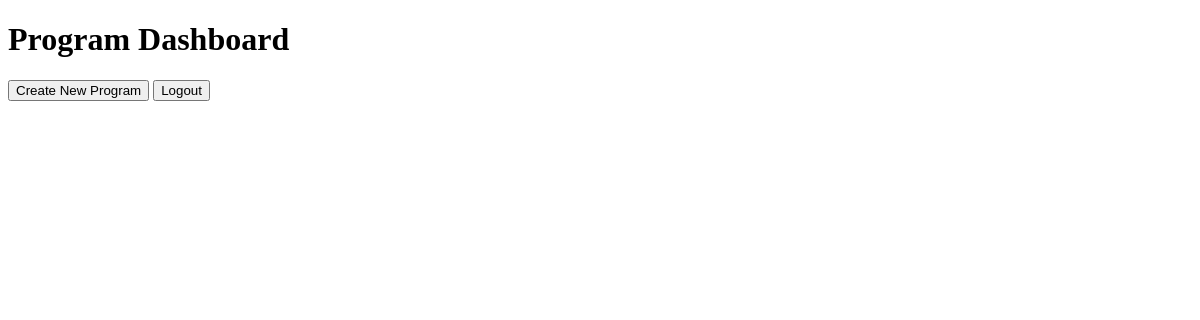
The app's page /program_dashboard, older data.
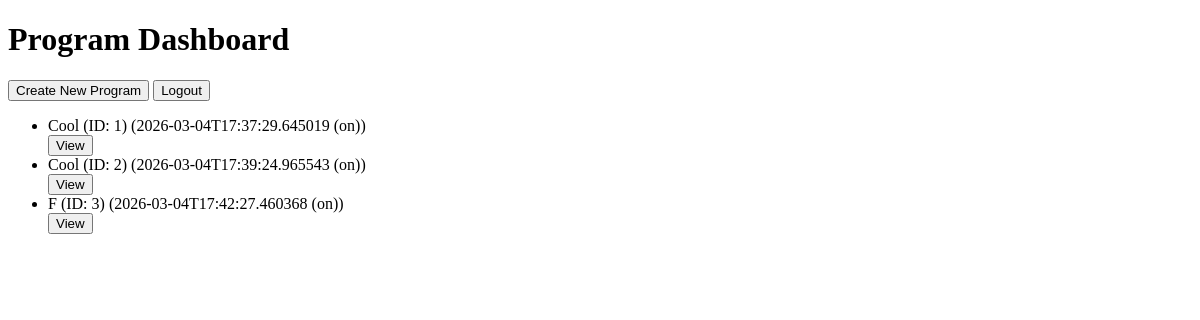
The same page, newer data.
### tables this page shows
CREATE TABLE workout_programs (
                id INTEGER PRIMARY KEY AUTOINCREMENT,
                user_id INTEGER NOT NULL,
                name TEXT NOT NULL,
                description TEXT,
                created_at TEXT,
                currently_active BOOLEAN DEFAULT 1,
                FOREIGN KEY (user_id) REFERENCES users(id)
            );

### workout.py (the view)
@app.route("/program_dashboard", methods=["GET"])
def program_dashboard():
    db = Database()
    workout_programs = db.retrieve_all_workout_programs()
    return render_template("program_dashboard.html", workout_programs=workout_programs, user_id=session.get("user_id"))

### database.py (called while the page is built)
    def retrieve_all_workout_programs(self) -> list[Workout_Program]:
        self._cur.execute("SELECT id, user_id, name, description, created_at, currently_active FROM workout_programs")
        results = self._cur.fetchall()
        workout_program_list = []
        for result in results:
            new_workout_program = Workout_Program(result[0], result[1], result[2], result[3], result[4], result[5])
            workout_program_list.append(new_workout_program)
        return workout_program_list

### templates/program_dashboard.html (shortened to what this page needs)
<!DOCTYPE html>
<html lang="en">
<head>
</head>
<body>
    <h1>Program Dashboard</h1>
    <div>
        <button onclick="location.href='/program'">Create New Program</button>
        <button onclick="location.href='/api/logout'">Logout</button>
    </div>
    <ul>
        {% for program in workout_programs %}
            <li>{{ program.name }} (ID: {{ program.id }}) ({{ program.created_at }} ({{ program.currently_active }}))</li>
            {% if program.user_id == user_id %}
                <span>(Owned by you)</span>
                <button onclick="location.href='/program/{{ program.id }}'">Edit</button>
            {% else %}
                <button onclick="location.href='/program/{{ program.id }}'">View</button>
            {% endif %}
        {% endfor %}
    </ul>
</body>
</html>

Row changes from the older to the newer data that the page shows:
added workout_programs: name "Cool", id "1", created_at "2026-03-04T17:37:29.645019", currently_active "on"
added workout_programs: name "Cool", id "2", created_at "2026-03-04T17:39:24.965543", currently_active "on"
added workout_programs: name "F", id "3", created_at "2026-03-04T17:42:27.460368", currently_active "on"
